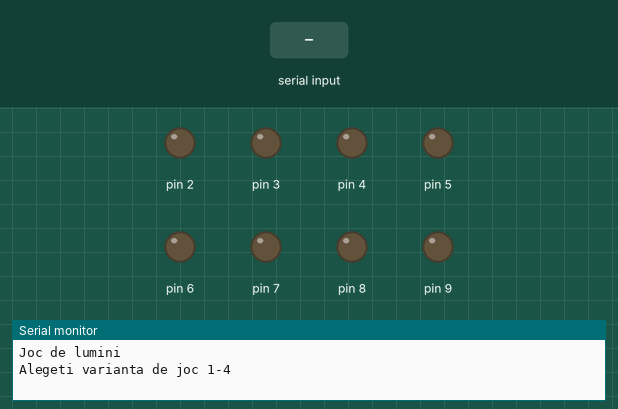
This sketch was run on a simulated Arduino Uno, built with avr-gcc and run on an emulated ATmega328P. Shown: output pins drawn as LEDs (lit = HIGH), the last lines printed to the serial monitor. The inputs (shaded band) are chosen by the test bench. Random numbers use the default seed unless the sketch sets one.

Above: at 1.2 s.
1.3 s: "2\n" received over Serial
At 3.4 s:
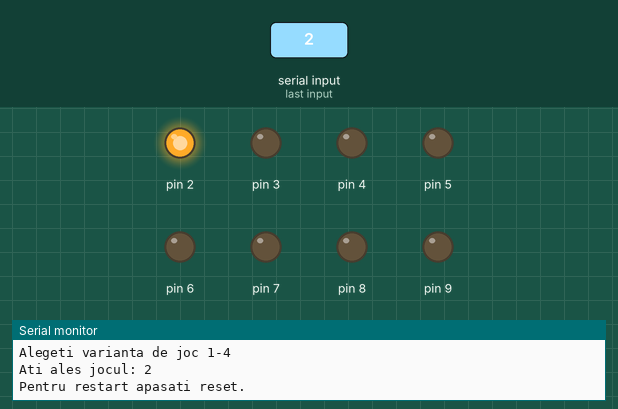
At 3.8 s:
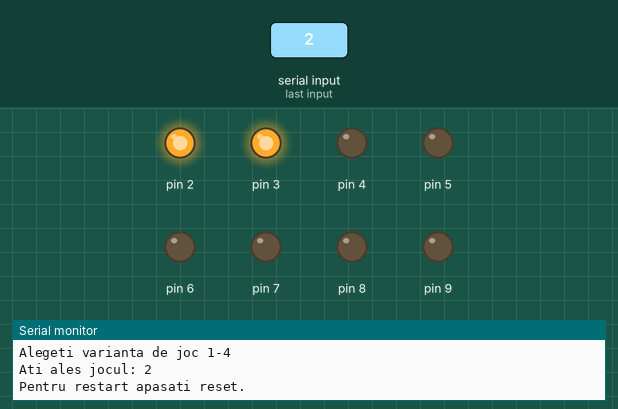
Timing chart, 0 to 13.3 s (numbered marks = the images above; inputs shaded):
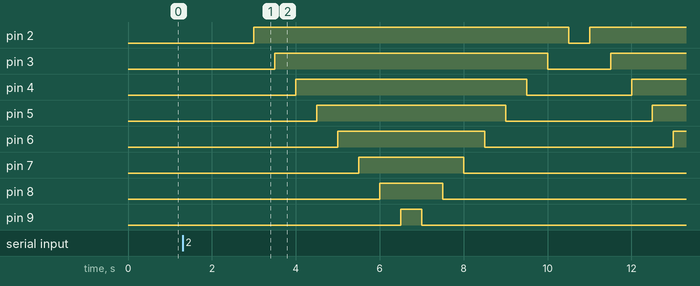

Measured:
- after the input at 1.3 s, pin 2: LOW → HIGH after 1.7 s, → LOW 7.5 s later, → HIGH 0.50 s later; pin 3: LOW → HIGH after 2.2 s, → LOW 6.5 s later, → HIGH 1.5 s later

The sketch:

sketch_lights.ino
```cpp
void setup() {
  for ( int i = 2; i < 10; i++ ) {
    pinMode(i, OUTPUT);
    digitalWrite(i, LOW);
  }

  Serial.begin(9600);
}

void loop() {
  int alege = 0;
  Serial.println("Joc de lumini");
  Serial.println("Alegeti varianta de joc 1-4");
  while (alege < '1' || alege > '4' ) {
    alege = Serial.read();
    delay(1000);
  }
  alege = alege - 48;
  Serial.print("Ati ales jocul: ");
  Serial.print(alege, DEC);
  Serial.println();
  Serial.println("Pentru restart apasati reset.");
  switch (alege) {
    case 1:
      joc1();
    case 2:
      joc2();
  }
}

void joc1() {
 while (1) {
   for (int i = 2; i < 10; i++) {
     if (i % 2 == 0) digitalWrite(i, HIGH);
     else digitalWrite(i, LOW);
   }
   delay(1000);
   for (int i = 2; i < 10; i++) {
     if (i % 2 == 0) digitalWrite(i, LOW);
     else digitalWrite(i, HIGH);
   }
   delay(1000);
 }
}

void joc2() {
  while (1) {
    for (int i = 2; i < 10; i++ ) {
      digitalWrite(i, HIGH);
      delay(500);
    }
    for (int i = 9; i > 1; i-- ) {
      digitalWrite(i, LOW);
      delay(500);
    }
  }
}

void joc3() {

  while(1) {
    for (int i = 2; i < 10; i++) {
      for (int j = 2; j < 10; j++) {
        if (i == j)
          digitalWrite(j, HIGH);
        else
          digitalWrite(j, LOW);
      }
      delay(100);
    }
   delay(100);
 }
}

void joc4() {
  int pos;
  int val;
  while (1) {
    pos = random(2, 10);
    val = random(0, 2);
    digitalWrite(pos, val);
    delay(100);
  }
}
```
